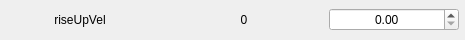
                      <widget class="QFrame" name="frame_75">
                       <property name="minimumSize">
                        <size>
                         <width>465</width>
                         <height>40</height>
                        </size>
                       </property>
                       <property name="maximumSize">
                        <size>
                         <width>465</width>
                         <height>40</height>
                        </size>
                       </property>
                       <property name="frameShape">
                        <enum>QFrame::NoFrame</enum>
                       </property>
                       <property name="frameShadow">
                        <enum>QFrame::Sunken</enum>
                       </property>
                       <layout class="QHBoxLayout" name="horizontalLayout_77">
                        <property name="spacing">
                         <number>5</number>
                        </property>
                        <property name="leftMargin">
                         <number>0</number>
                        </property>
                        <property name="topMargin">
                         <number>0</number>
                        </property>
                        <property name="rightMargin">
                         <number>5</number>
                        </property>
                        <property name="bottomMargin">
                         <number>0</number>
                        </property>
                        <item>
                         <widget class="QLabel" name="label_153">
                          <property name="minimumSize">
                           <size>
                            <width>158</width>
                            <height>0</height>
                           </size>
                          </property>
                          <property name="maximumSize">
                           <size>
                            <width>158</width>
                            <height>16777215</height>
                           </size>
                          </property>
                          <property name="text">
                           <string>riseUpVel</string>
                          </property>
                          <property name="alignment">
                           <set>Qt::AlignCenter</set>
                          </property>
                         </widget>
                        </item>
                        <item>
                         <widget class="QLabel" name="label_154">
                          <property name="minimumSize">
                           <size>
                            <width>158</width>
                            <height>0</height>
                           </size>
                          </property>
                          <property name="maximumSize">
                           <size>
                            <width>158</width>
                            <height>16777215</height>
                           </size>
                          </property>
                          <property name="text">
                           <string>0</string>
                          </property>
                          <property name="alignment">
                           <set>Qt::AlignCenter</set>
                          </property>
                         </widget>
                        </item>
                        <item>
                         <widget class="QDoubleSpinBox" name="doubleSpinBox_74">
                          <property name="minimumSize">
                           <size>
                            <width>130</width>
                            <height>0</height>
                           </size>
                          </property>
                          <property name="maximumSize">
                           <size>
                            <width>130</width>
                            <height>16777215</height>
                           </size>
                          </property>
                          <property name="styleSheet">
                           <string notr="true"/>
                          </property>
                          <property name="alignment">
                           <set>Qt::AlignCenter</set>
                          </property>
                         </widget>
                        </item>
                       </layout>
                      </widget>
